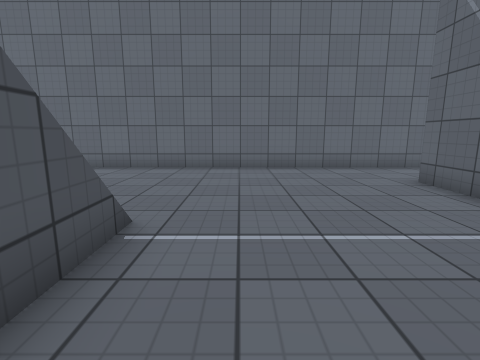
view 1 (above)

16 first-person views from a walk through a scene from a Unity 3-D project. The camera is 1.2 m above the floor, tilts 10° down and sees 85° across. The floor is counted in squares, 1 m on a side. Each view is taken from the middle of a square. On the plan, view 1 faces up. The plan holds only what a view shows up to about 12 squares ahead; the rest is blank. The place goes on beyond the plan. Surface patterns are stand-ins for the level's own textures.

view 2
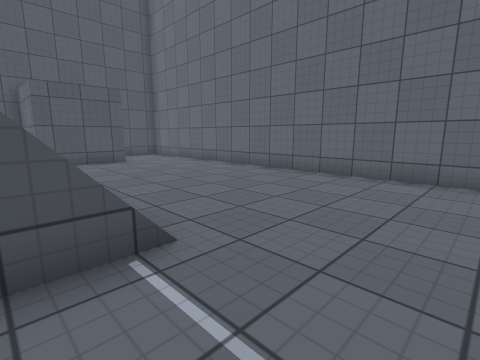

view 3
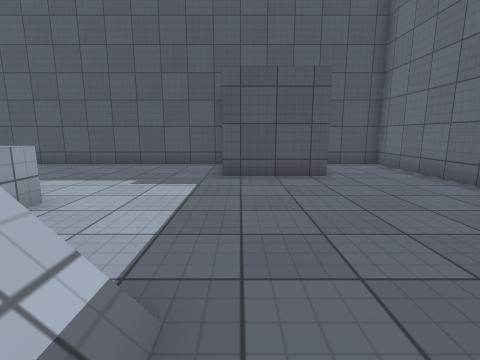

view 4
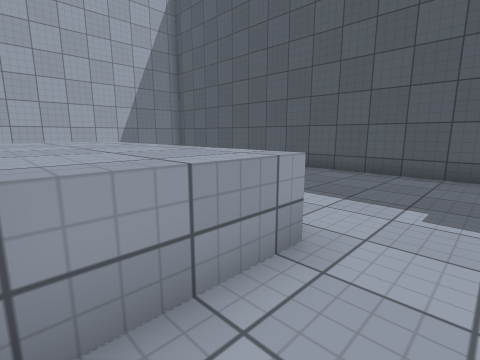

view 5
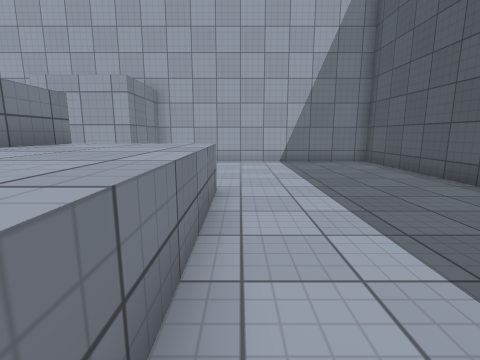

view 6
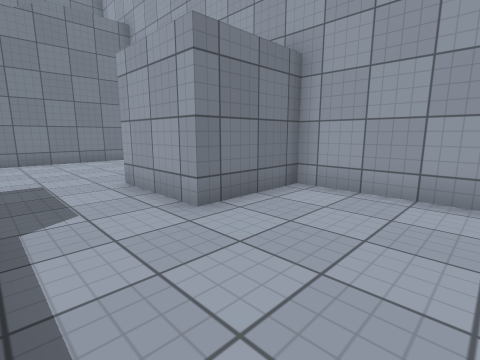

view 7
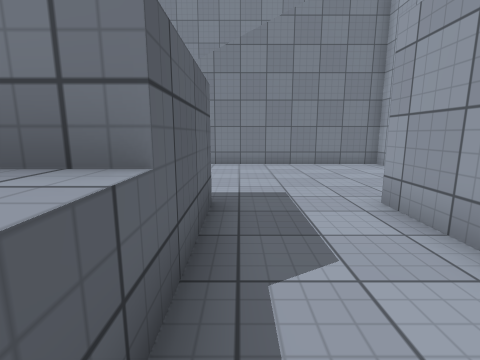

view 8
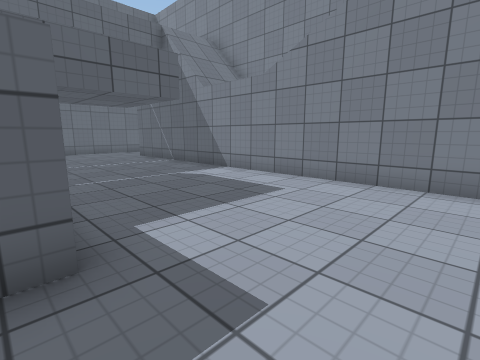

view 9
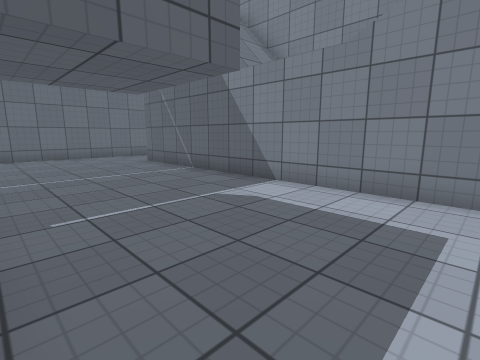

view 10
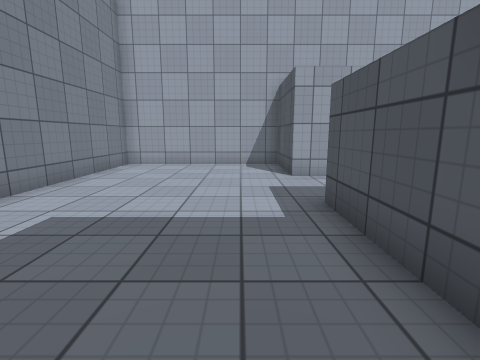

view 11
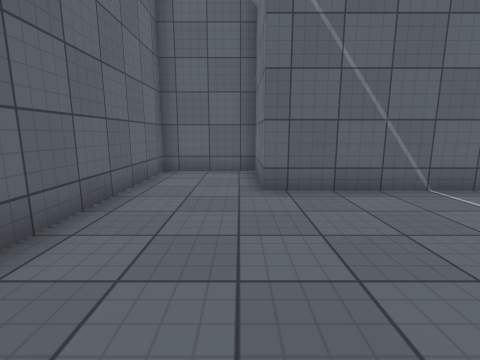

view 12
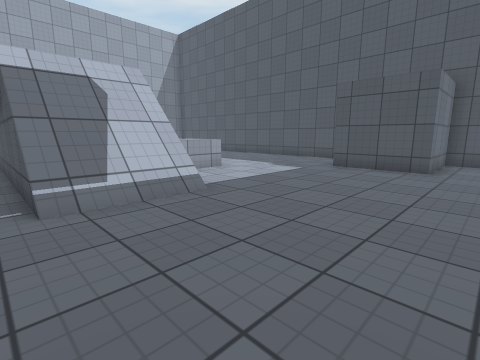

view 13
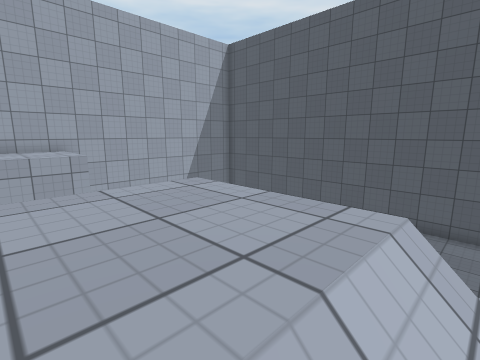

view 14
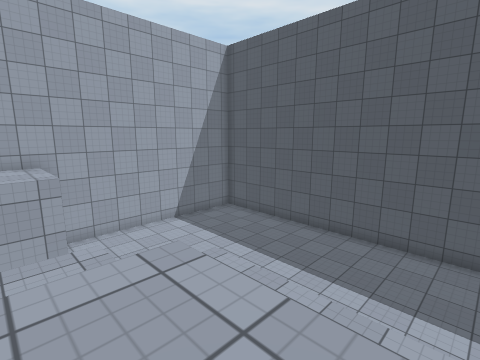

view 15
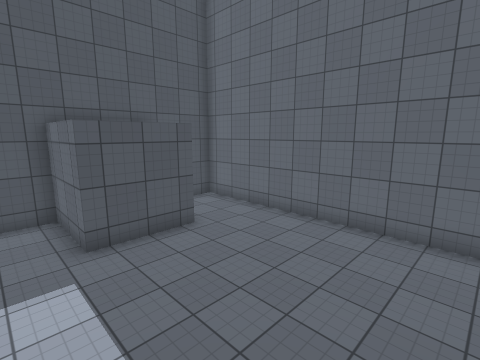

view 16
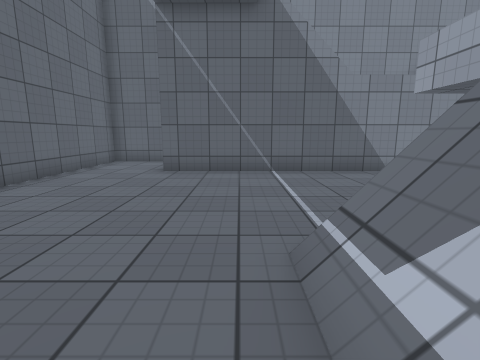

### Floor plan
Key: @ floor where view 1 was taken; # wall or solid block; . main floor; : floor 3 m higher than the main floor; / step, stairs or slope; ^ raised ledge.
Columns run from 14 left of view 1 to 8 right of it. Each row starts with its distance up from view 1.
 10 #######################
  9 #.....................#
  8 #.....................#
  7 #.....................#
  6 ####...............####
  5  ###...............#
  4 ####...............#
  3 #.........///......#
  2 #.........///......#
  1 #.........///......#
  0 #......^^^:::.@....#
 -1 #......^^^:::......#
 -2 #......^^^:::......#
 -3 #......^^^  #......#
 -4 #......^^^###......#
 -5 #......^^^###......#
 -6 #..................#
 -7 #..................#
 -8 #..................#
 -9 #.........###......#
-10 #.........###......#
-11 #.........###......#
-12 ########### ########

Where each view was taken, in squares from view 1:
view 1: 0 up, 0 right, facing up
view 2: 2 up, 1 right, facing up-left
view 3: 4 up, 3 left, facing left
view 4: 2 up, 5 left, facing down-left
view 5: 0 up, 8 left, facing down
view 6: 6 down, 8 left, facing down-right
view 7: 6 down, 6 left, facing right
view 8: 8 down, 2 left, facing up-right
view 9: 5 down, 1 left, facing up-right
view 10: 1 down, 0 right, facing down
view 11: 7 up, 1 left, facing right
view 12: 8 up, 1 left, facing down-left
view 13: 1 up, 2 left, facing down-left
view 14: 0 up, 3 left, facing down-left
view 15: 2 up, 4 left, facing up-left
view 16: 4 up, 4 left, facing right
